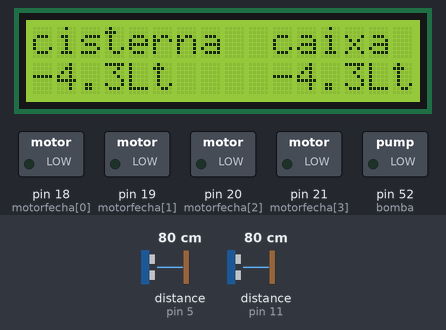
Simulated run of this sketch. Board: Arduino Mega 2560, built with avr-gcc and run on an emulated ATmega2560. Shown: 16×2 character LCD, switched loads named in the sketch (green lamp = pin HIGH). The test bench sets the inputs (shaded band); at power-on: distance to the obstacle (sensors on pin 11, pin 5) 80 cm. The echo pulse lasts 58.3 µs per cm; pins used as bus, display or sensor lines are not drawn.

Above: at 1.2 s.
1.3 s: distance to the obstacle (sensor on pin 11) set to 73 cm
At 3.1 s:
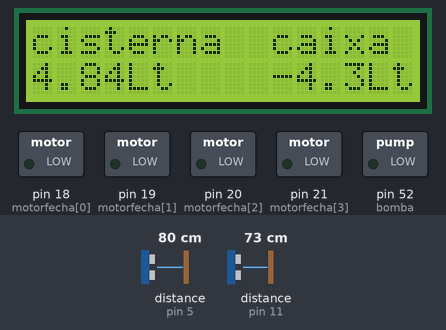
3.4 s: distance to the obstacle (sensor on pin 11) set to 66 cm
At 5.1 s:
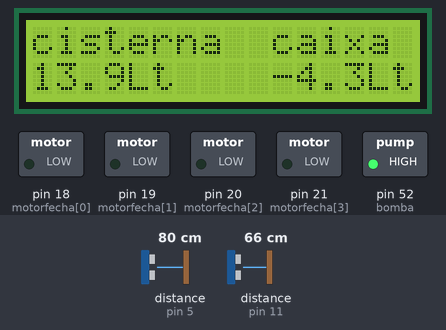
5.6 s: distance to the obstacle (sensor on pin 5) set to 9 cm
At 6.4 s:
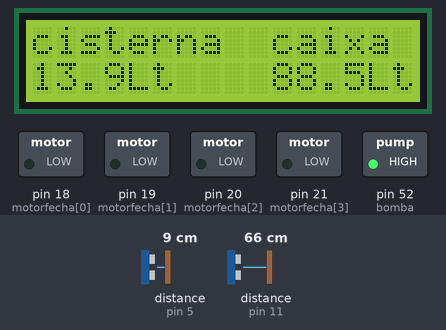
7.4 s: distance to the obstacle (sensor on pin 5) set to 6 cm
At 8.3 s:
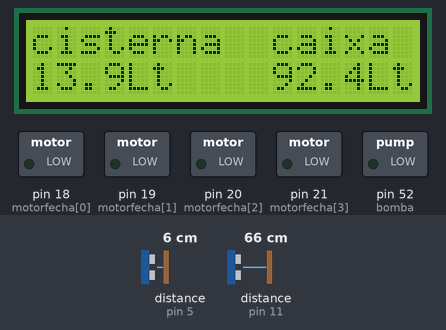
9.2 s: distance to the obstacle (sensor on pin 5) set to 2 cm
At 10.2 s:
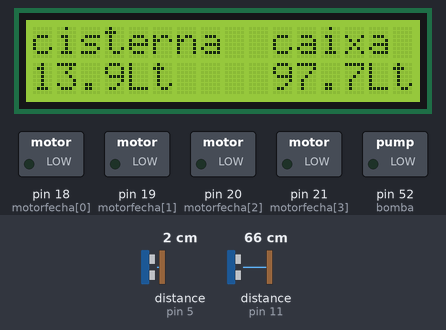
11.0 s: distance to the obstacle (sensor on pin 11) set to 2 cm
At 11.7 s:
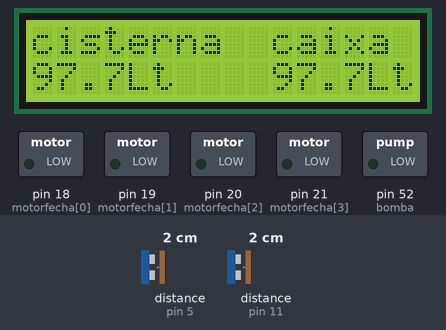
Timing chart, 0 to 13.8 s (numbered marks = the images above; inputs shaded):
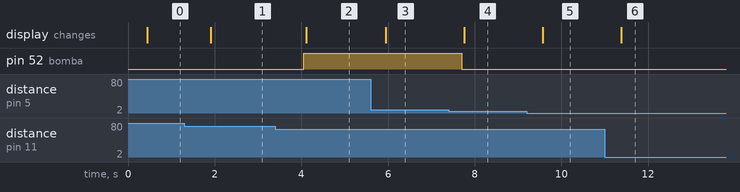

Measured:
- the behaviour switches between 70 and 69 cm on distance to the obstacle (sensor on pin 11) (found by bisection; images 1 and 2)
- the behaviour switches between 8 and 7 cm on distance to the obstacle (sensor on pin 5) (found by bisection; images 3 and 4)
- after the input at 1.3 s, the display: changes after 0.61 s (image 1)
- after the input at 3.4 s, pin 52 (bomba): LOW → HIGH after 0.65 s; the display: changes after 0.72 s (image 2)
- after the input at 5.6 s, the display: changes after 0.35 s (image 3)
- after the input at 7.4 s, pin 52 (bomba): HIGH → LOW after 0.30 s; the display: changes after 0.36 s (image 4)
- after the input at 9.2 s, the display: changes after 0.37 s (image 5)
- after the input at 11.0 s, the display: changes after 0.38 s (image 6)

The sketch:

projeto_de_tcc_2017.2.ino
```cpp
#include <LiquidCrystal.h>
LiquidCrystal lcd(53, 51, 49, 47, 45, 43); // diz quais pinos estão sendo usados pelo lcd
const int Trigger = 9;
const int Sensor_1 = 11; // cisterna
const int Sensor_2 = 5; // caixa

const int bomba = 52; // bomba

float volume1 = 0;  // referente a cisterna
float duracao1, cm1;
float altura1 = 0;

float volume2 = 0;  // referente a caixa d'água
float duracao2, cm2;
float altura2 = 0;

int motorfecha [] = {18, 19, 20, 21}; // referente a valula de controle de vazão (fechando)
int motorabre [] = {21, 20, 19, 18}; // referente a valula de controle de vazão (abrindo)
int timer = 10;
int contador1 = 0;
int contador2 = 0;
int passo2 = 210;
int passo1 = 210;
int volta1 = 0;
int volta2 = 0;


void setup() {
  pinMode(Trigger, OUTPUT); // configura as entradas e saidas do ultrassom
  pinMode(Sensor_1, INPUT);
  pinMode(Sensor_2, INPUT);

  lcd.begin(16, 2);  //inicia lcd

  pinMode(bomba, OUTPUT);


  for (contador1 = 0; contador1 < 4; contador1++) {
    pinMode(motorfecha[contador1], OUTPUT);
  }

  for (contador2 = 0; contador2 < 4; contador2++) {
    pinMode(motorabre[contador2], OUTPUT);
  }


}
void loop()
{
  lcd.clear();  // limpa lcd
  lcd.print("cisterna  caixa");
  lcd.setCursor(0, 1);  // diz coluna zero e linha 1
  lcd.print( volume1 ); // imprime valor da cisterna
  lcd.setCursor(4, 1);  // diz coluna 4 e linha 1
  lcd.print("Lt"); // unidade de volume em litros
  lcd.setCursor(10, 1);  // diz coluna 8 e linha 1
  lcd.print( volume2 ); // imprime valor da caixa
  lcd.setCursor(14, 1);  // diz coluna 12 e linha 1
  lcd.print("Lt"); // unidade de medida em litros
  lcd.setCursor(16, 1);  // diz coluna 12 e linha 1


  //SENSOR 1-- cisterna

  digitalWrite(Trigger, LOW); // ativa eco do sensor cisterna
  delayMicroseconds(2);
  digitalWrite(Trigger, HIGH);
  delayMicroseconds(5);
  digitalWrite(Trigger, LOW);

  duracao1 = pulseIn(Sensor_1, HIGH);
  // convert the time into a distance microsegundo
  altura1 = (0.0170 * duracao1); // velocidade do som convertida em mm/microseg multiplicada pelo o tempo de resposta    x=0.0170t
  cm1 = 76 - altura1;       // altura total do reservatorio utilizado menos a altura medida
  volume1 = (1320 * cm1) / 1000; // converte em litros

  delay(300);

  // SENSOR 2 -- caixa

  digitalWrite(Trigger, LOW);
  delayMicroseconds(2);
  digitalWrite(Trigger, HIGH);
  delayMicroseconds(5);
  digitalWrite(Trigger, LOW);

  duracao2 = pulseIn(Sensor_2, HIGH);
  // convert the time into a distance microsegundo
  altura2 = (0.0170 * duracao2); // cm x=0.0170t
  cm2 = 76 - altura2; // cm
  volume2 = (1320 * cm2) / 1000; // converte em litros

  if (volume1/*cisterna*/ >= 10 && volume2/*caixa*/ <= 10 )
  {
    digitalWrite(bomba, HIGH);  // liga bomba
  }
  if (volume1 /*cisterna*/ <= 10 || volume2/*caixa*/ >= 90)
  {
    digitalWrite(bomba, LOW); //desliga bomba
  }

  if (volume1 /*cisterna*/ <= 10 && volume2/*caixa*/ <= 70) // condição de fechar a valvula na metade
  {

    if ( passo1 < volta1)
    {
      passo1 = passo1 + 1 ;
      for (contador1 = 0; contador1 < 4; contador1++) {
        digitalWrite(motorfecha[contador1], HIGH);
        delay(timer);
        digitalWrite(motorfecha[contador1], LOW);
        delay(timer);
      }
    }
  }

  if ( volume2/*caixa*/ >= 70)  // condição de abrir a valvula
  {
    if ( passo2 < volta2) {
      passo2 = passo2 + 1 ;
      for (contador2 = 0; contador2 < 4; contador2++) {
        digitalWrite(motorabre[contador2], HIGH);
        delay(timer);
        digitalWrite(motorabre[contador2], LOW);
        delay(timer);
      }
    }
  }
  delay(50);
}
```
